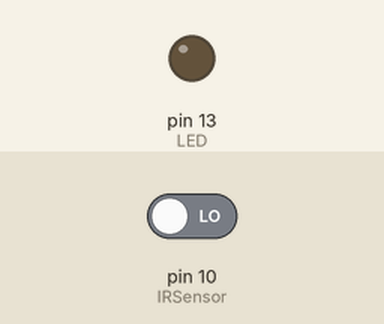
A sketch run on a simulated Arduino Uno, built with avr-gcc and run on an emulated ATmega328P. Parts: output pins drawn as LEDs (lit = HIGH). The test bench sets the inputs (shaded band); at power-on: pin 10 (IRSensor) LOW.

Above: at 1.2 s.
1.3 s: pin 10 (IRSensor) driven HIGH
At 2.1 s:
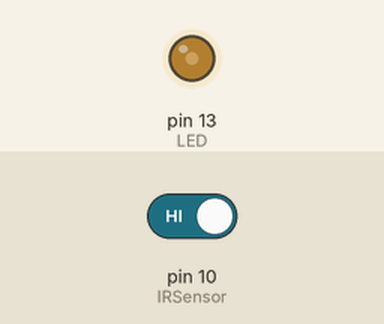
2.8 s: pin 10 (IRSensor) driven LOW
At 3.3 s:
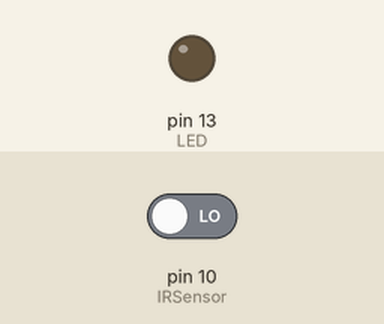
Timing chart, 0 to 5.8 s (numbered marks = the images above; inputs shaded):
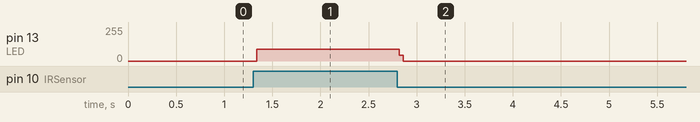

Measured:
- after the input at 1.3 s, pin 13 (LED): 0/255 → 88/255 at once
- after the input at 2.8 s, pin 13 (LED): 88/255 → 0/255 at once

The sketch:

lamp.ino
```cpp
int IRSensor = 10; // connect ir sensor to arduino pin 2
int LED = 13; // conect Led to arduino pin 13
int x;


void setup()
{


  pinMode (IRSensor, INPUT); // sensor pin INPUT
  pinMode (LED, OUTPUT); // Led pin OUTPUT
}

void loop()
{
  int statusSensor = digitalRead (IRSensor);
  x=0;
  if (statusSensor == 1){

    if (digitalRead(LED)==LOW){
    digitalWrite(LED, HIGH);
    }
    if(digitalRead(LED)==HIGH){
      digitalWrite(LED,LOW);

    }
    }
  }
```
